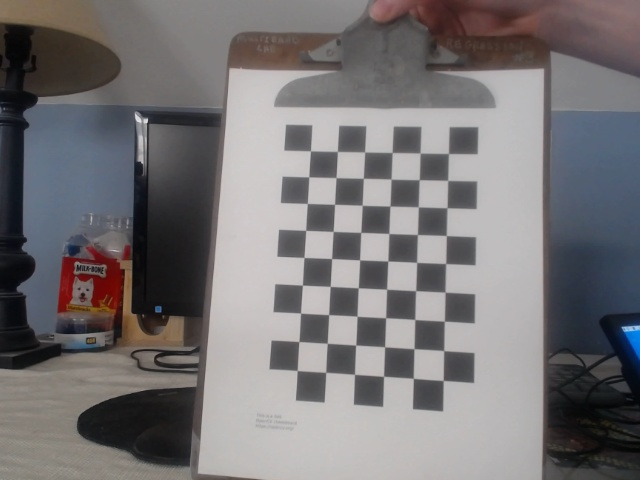
#> input picture calibration_pictures/img0.jpg, 640 x 480 px; its folder holds only this picture in this run
$ python calibrate_camera.py
#> lines starting #> are read from the running program, lines starting #| are printed output that depends on the picture; after the words box and inside, x2 and y2 are one past the last pixel; in counts of white or black regions, pixels touching at a corner belong together; long printed decimals are rounded
import numpy as np
import cv2 as cv
import glob

# chessboard dimensions
HEIGHT = 9
WIDTH = 6

# termination criteria
criteria = (cv.TERM_CRITERIA_EPS + cv.TERM_CRITERIA_MAX_ITER, 30, 0.001)

# prepare object points, like (0,0,0), (1,0,0), (2,0,0) ....,(6,5,0)
objp = np.zeros((WIDTH*HEIGHT,3), np.float32)
objp[:,:2] = np.mgrid[0:HEIGHT,0:WIDTH].T.reshape(-1,2)

# Arrays to store object points and image points from all the images.
objpoints = [] # 3d point in real world space
imgpoints = [] # 2d points in image plane.

images = glob.glob("calibration_pictures/*.jpg")

for fname in images:
    img = cv.imread(fname)
#> img is the input picture: shape (480, 640, 3); mean B, G, R 117.4, 115.9, 118.8
    gray = cv.cvtColor(img, cv.COLOR_BGR2GRAY)
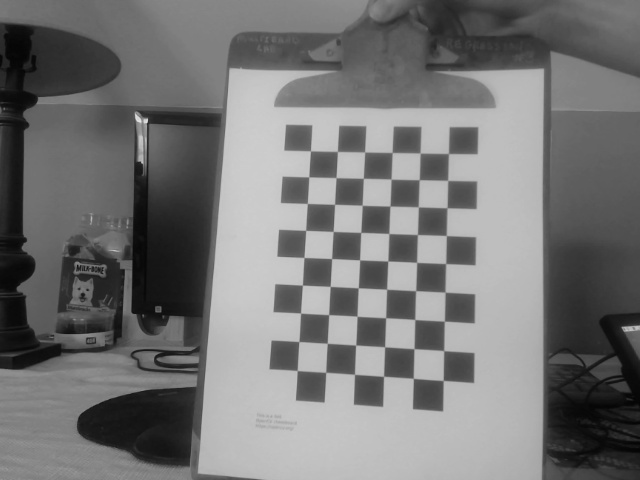
#> gray: shape (480, 640); min 3, max 229, mean 116.9

    # Find the chess board corners
    ret, corners = cv.findChessboardCorners(gray, (HEIGHT,WIDTH), None)
#> ret = True; corners = 54 rows, first 8: [448.5, 153.5], [447.7, 180.4], [447.1, 207.6], [446.3, 235.5], [445.6, 263.5], [445.2, 292.2], [444.4, 321.2], [443.7, 350.6]

    # If found, add object points, image points (after refining them)
    if ret == True:
        objpoints.append(objp)

        corners2 = cv.cornerSubPix(gray,corners, (11,11), (-1,-1), criteria)
#> corners2 = 54 rows, first 8: [448.4, 153.5], [447.7, 180.4], [447, 207.8], [446.3, 235.5], [445.6, 263.6], [445, 292.1], [444.3, 321.2], [443.7, 350.6]
        imgpoints.append(corners2)

        # Draw and display the corners
        cv.drawChessboardCorners(img, (HEIGHT,WIDTH), corners2, ret)
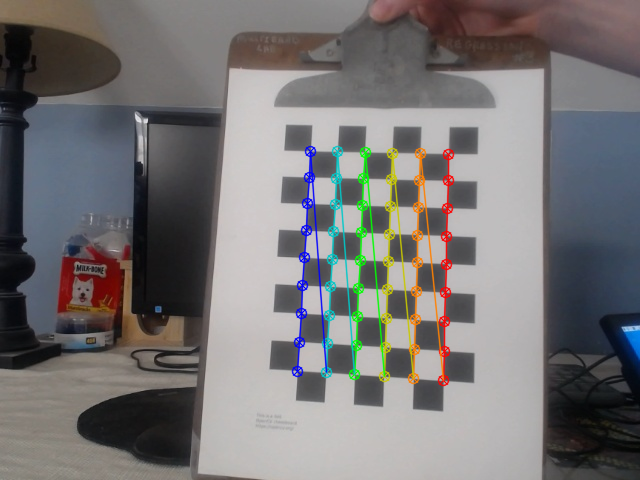
#> img: shape (480, 640, 3); 3.71% of pixels changed, all inside (x1, y1, x2, y2) = (291, 145, 455, 387)

    cv.imshow('img', img)
    cv.waitKey(500)

cv.destroyAllWindows()

ret, mtx, dist, rvecs, tvecs = cv.calibrateCamera(objpoints, imgpoints, gray.shape[::-1], None, None)
#> ret = 0.0866; mtx = [[295.8, 0, 349.9], [0, 292.8, 258.4], [0, 0, 1]]; dist = [[0.0725, -0.435, 0.000114, 0.00267, 0.894]]; rvecs = ([-0.0169, 0.106, 1.62],); tvecs = ([3.52, -3.8, 10.68],)
print(f"ret: {ret} | mtx: {mtx} | dist: {dist} | rvecs: {rvecs} | tvecs: {tvecs}")
#| ret: 0.08656 | mtx: [[295.849   0.         349.942]
#|  [  0.         292.792 258.398]
#|  [  0.           0.           1.        ]] | dist: [[ 7.25089307e-02 -4.34951331e-01  1.13572957e-04  2.66610269e-03
#|    8.93984230e-01]] | rvecs: (array([[-0.01688],
#|        [ 0.1064],
#|        [ 1.615]]),) | tvecs: (array([[ 3.525],
#|        [-3.800],
#|        [10.678 ]]),)

h = 480
w = 640
newmtx, roi = cv.getOptimalNewCameraMatrix(mtx, dist, (w,h), 1, (w,h))
#> newmtx = [[536.8, 0, 249.4], [0, 319.8, 249.2], [0, 0, 1]]; roi = (172, 215, 196, 74)
print(f"new camera matrix: {newmtx} | roi: {roi}")
#| new camera matrix: [[536.849   0.         249.409]
#|  [  0.         319.775 249.158]
#|  [  0.           0.           1.        ]] | roi: (172, 215, 196, 74)

np.savez("calibration_data", mtx=mtx, dist=dist, roi=roi, newmtx=newmtx)

print("Calibration data exported to calibration_data.npz")

mean_error = 0
for i in range(len(objpoints)):
    imgpoints2, _ = cv.projectPoints(objpoints[i], rvecs[i], tvecs[i], mtx, dist)
    error = cv.norm(imgpoints[i], imgpoints2, cv.NORM_L2)/len(imgpoints2)
    mean_error += error
#> this loop made 1 pass
#> (error, mean_error) on pass 1: (0.0118, 0.0118)
#> after the loop, mean_error = 0.0118

print("Total error: {}".format(mean_error/len(objpoints)))
#| Total error: 0.01178

$ run again, on calibration_pictures/img4.jpg
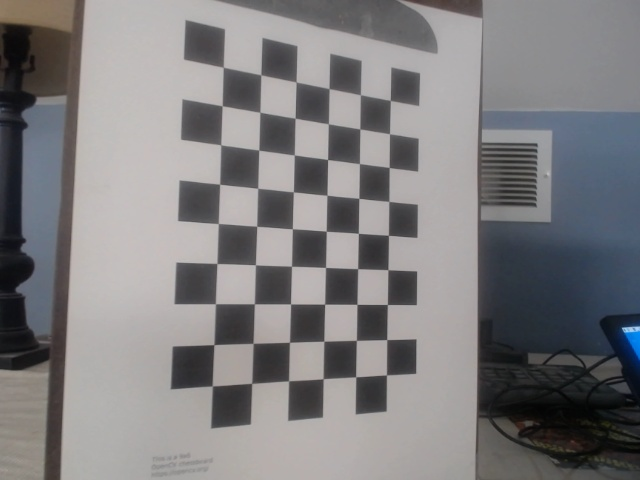
#> input picture calibration_pictures/img4.jpg, 640 x 480 px
#> img is the input picture: shape (480, 640, 3); mean B, G, R 126.9, 125.4, 126.7
#> `gray = cv.cvtColor(img, cv.COLOR_BGR2GRAY)`:
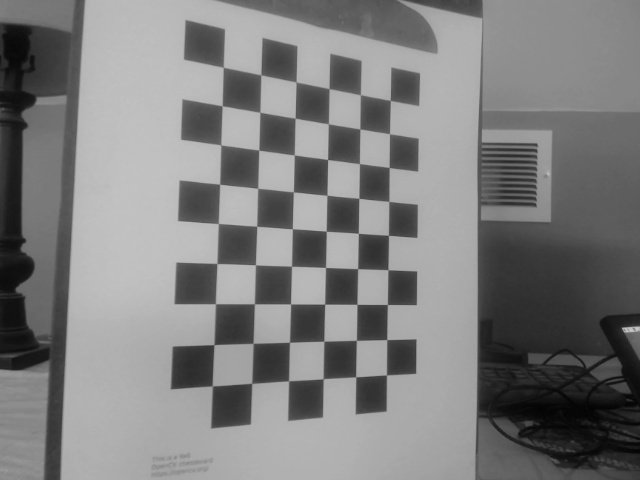
#> gray: shape (480, 640); min 3, max 201, mean 126
#> `ret, corners = cv.findChessboardCorners(gray, (HEIGHT,WIDTH), None)`: ret = True; corners = 54 rows, first 8: [390.2, 100.4], [389.4, 133.9], [389.1, 167.4], [388.9, 201.5], [388.3, 235.3], [387.9, 269.6], [387.3, 304.5], [386.7, 339.5]
#> corners2 = 54 rows, first 8: [390.3, 100.4], [389.5, 133.8], [389.2, 167.5], [388.8, 201.4], [388.4, 235.3], [387.9, 269.7], [387.4, 304.5], [386.7, 339.6]
#> `cv.drawChessboardCorners(img, (HEIGHT,WIDTH), corners2, ret)`:
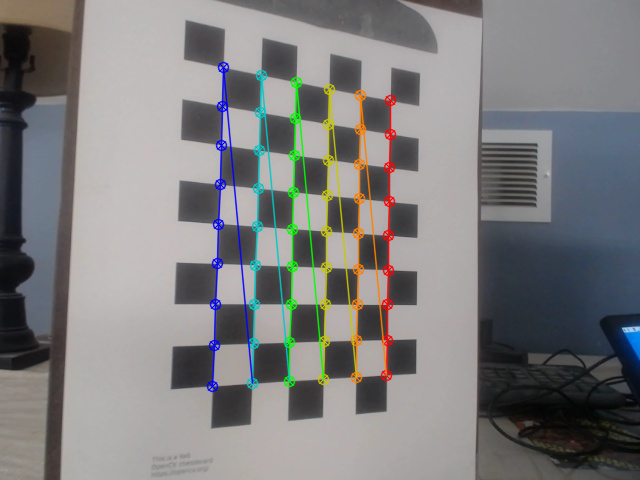
#> img: shape (480, 640, 3); 4.5% of pixels changed, all inside (x1, y1, x2, y2) = (206, 61, 397, 393)
#> `ret, mtx, dist, rvecs, tvecs = cv.calibrateCamera(objpoints, imgpoints..`: ret = 0.131; mtx = [[560.8, 0, 337.9], [0, 561.1, 244.2], [0, 0, 1]]; dist = [[-0.0181, 0.955, -0.00295, -0.000534, -4.09]]; rvecs = ([-0.423, -0.311, 1.58],); tvecs = ([1.54, -4.24, 16.63],)
#| ret: 0.131 | mtx: [[560.768    0.         337.876]
#|  [  0.         561.094 244.210]
#|  [  0.           0.           1.        ]] | dist: [[-1.81376859e-02  9.55288131e-01 -2.94628087e-03 -5.34488762e-04
#|   -4.08652551e+00]] | rvecs: (array([[-0.4226],
#|        [-0.3106],
#|        [ 1.576]]),) | tvecs: (array([[ 1.544],
#> (further printed lines are left out)
#> newmtx = [[477.5, 0, 287.7], [0, 358.4, 289.5], [0, 0, 1]]; roi = (0, 135, 544, 305)
#| new camera matrix: [[477.476   0.         287.690]
#|  [  0.         358.363 289.511 ]
#|  [  0.           0.           1.        ]] | roi: (0, 135, 544, 305)
#> the loop `for i in range(len(objpoints)):` made 1 pass
#> (error, mean_error) on pass 1: (0.0178, 0.0178)
#> after the loop `for i in range(len(objpoints)):`: mean_error = 0.0178
#| Total error: 0.01783

$ run again, on calibration_pictures/img5.jpg
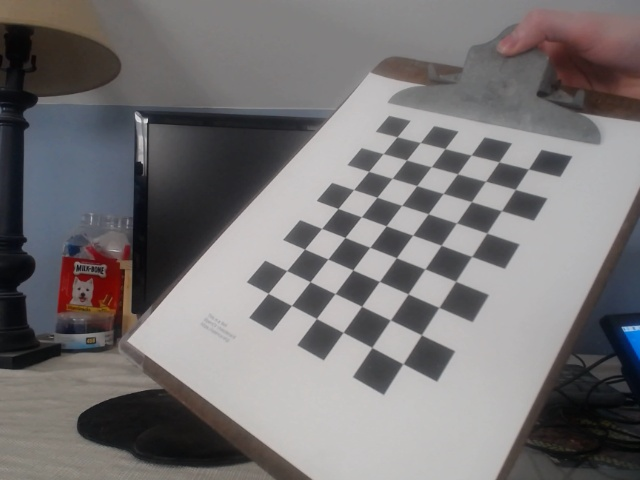
#> input picture calibration_pictures/img5.jpg, 640 x 480 px
#> img is the input picture: shape (480, 640, 3); mean B, G, R 116.9, 116.1, 119
#> `gray = cv.cvtColor(img, cv.COLOR_BGR2GRAY)`:
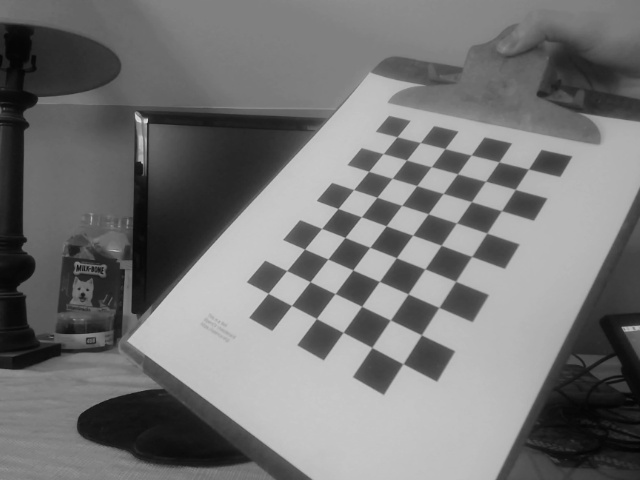
#> gray: shape (480, 640); min 4, max 224, mean 117.1
#> `ret, corners = cv.findChessboardCorners(gray, (HEIGHT,WIDTH), None)`: ret = True; corners = 54 rows, first 8: [528.5, 169], [515.2, 189.4], [501.4, 210.6], [486.8, 233], [471.5, 256.4], [455.7, 281.3], [439, 307.4], [421.4, 334.8]
#> corners2 = 54 rows, first 8: [528.4, 169], [515.2, 189.4], [501.4, 210.7], [486.8, 233], [471.6, 256.4], [455.6, 281.3], [438.9, 307.4], [421.4, 334.8]
#> `cv.drawChessboardCorners(img, (HEIGHT,WIDTH), corners2, ret)`:
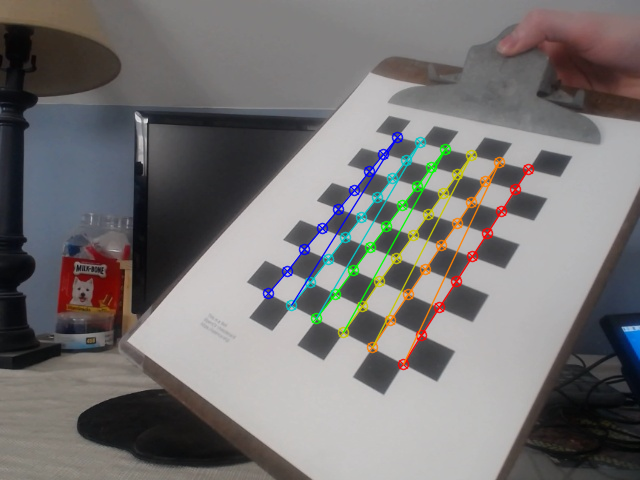
#> img: shape (480, 640, 3); 3.33% of pixels changed, all inside (x1, y1, x2, y2) = (262, 131, 535, 371)
#> `ret, mtx, dist, rvecs, tvecs = cv.calibrateCamera(objpoints, imgpoints..`: ret = 0.117; mtx = [[450.3, 0, 376.8], [0, 393, 235.4], [0, 0, 1]]; dist = [[0.119, -1.24, 0.00438, 0.00932, 3.67]]; rvecs = ([-0.068, 0.709, 2],); tvecs = ([4.84, -2.44, 14.54],)
#| ret: 0.1173 | mtx: [[450.284   0.         376.818]
#|  [  0.         393.012   235.353]
#|  [  0.           0.           1.        ]] | dist: [[ 0.1193 -1.242  0.004383  0.009318   3.668]] | rvecs: (array([[-0.06798],
#|        [ 0.7091],
#|        [ 1.998]]),) | tvecs: (array([[ 4.843],
#|        [-2.442],
#> (further printed lines are left out)
#> newmtx = [[607.3, 0, 300.1], [0, 410.4, 237.8], [0, 0, 1]]; roi = (179, 176, 317, 122)
#| new camera matrix: [[607.273   0.         300.105]
#|  [  0.         410.413 237.815]
#|  [  0.           0.           1.        ]] | roi: (179, 176, 317, 122)
#> the loop `for i in range(len(objpoints)):` made 1 pass
#> (error, mean_error) on pass 1: (0.016, 0.016)
#> after the loop `for i in range(len(objpoints)):`: mean_error = 0.016
#| Total error: 0.01597

$ run again, on calibration_pictures/img6.jpg
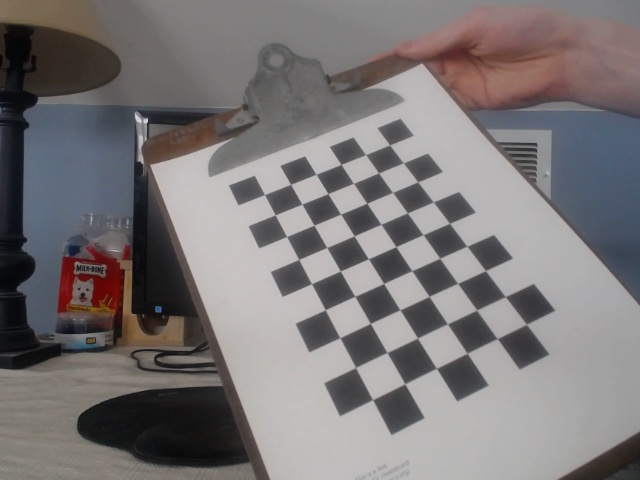
#> input picture calibration_pictures/img6.jpg, 640 x 480 px
#> img is the input picture: shape (480, 640, 3); mean B, G, R 118.8, 118.2, 122.2
#> `gray = cv.cvtColor(img, cv.COLOR_BGR2GRAY)`:
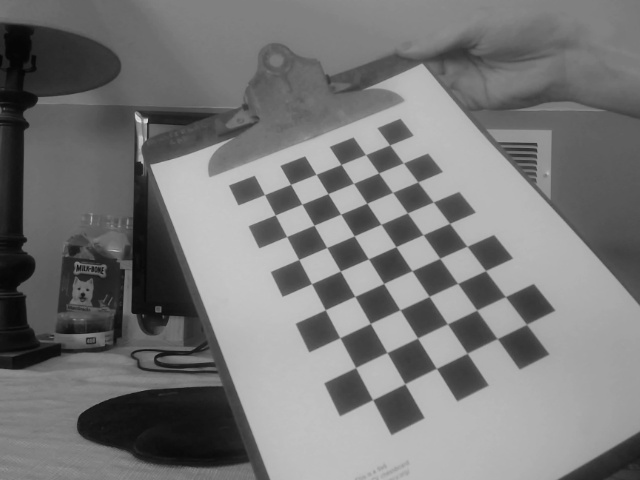
#> gray: shape (480, 640); min 4, max 225, mean 119.5
#> `ret, corners = cv.findChessboardCorners(gray, (HEIGHT,WIDTH), None)`: ret = True; corners = 54 rows, first 8: [389.6, 145], [403.4, 163], [417.8, 181.9], [433.3, 202], [449.5, 223.4], [467.1, 246.3], [485.6, 270.5], [505.5, 296.6]
#> corners2 = 54 rows, first 8: [389.7, 145], [403.3, 162.9], [417.8, 181.9], [433.3, 202], [449.6, 223.4], [467, 246.2], [485.5, 270.6], [505.3, 296.6]
#> `cv.drawChessboardCorners(img, (HEIGHT,WIDTH), corners2, ret)`:
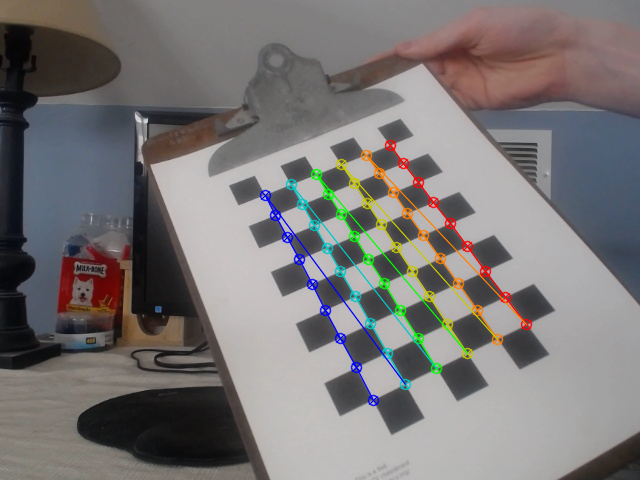
#> img: shape (480, 640, 3); 3.44% of pixels changed, all inside (x1, y1, x2, y2) = (259, 139, 533, 407)
#> `ret, mtx, dist, rvecs, tvecs = cv.calibrateCamera(objpoints, imgpoints..`: ret = 0.107; mtx = [[495.2, 0, 318.9], [0, 490.6, 256.4], [0, 0, 1]]; dist = [[0.0471, -0.151, 0.00619, 0.00099, 0.0954]]; rvecs = ([-0.442, 0.361, 1.09],); tvecs = ([2.61, -4.16, 18.27],)
#| ret: 0.1071 | mtx: [[495.187   0.         318.851]
#|  [  0.         490.638 256.367]
#|  [  0.           0.           1.        ]] | dist: [[ 0.04706 -0.1513  0.006185   0.0009904  0.09543]] | rvecs: (array([[-0.4423],
#|        [ 0.3608],
#|        [ 1.089]]),) | tvecs: (array([[ 2.611],
#|        [-4.156],
#> (further printed lines are left out)
#> newmtx = [[487.5, 0, 319.6], [0, 485.4, 260.2], [0, 0, 1]]; roi = (6, 5, 628, 473)
#| new camera matrix: [[487.539   0.         319.635]
#|  [  0.         485.436  260.166]
#|  [  0.           0.           1.        ]] | roi: (6, 5, 628, 473)
#> the loop `for i in range(len(objpoints)):` made 1 pass
#> (error, mean_error) on pass 1: (0.0146, 0.0146)
#> after the loop `for i in range(len(objpoints)):`: mean_error = 0.0146
#| Total error: 0.01458

$ run again, on calibration_pictures/img1.jpg
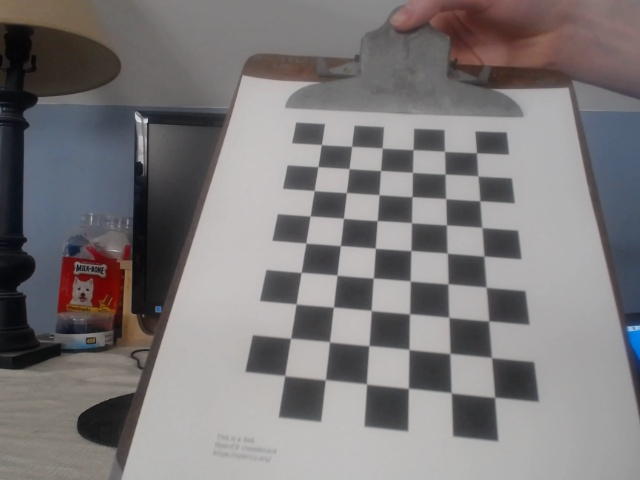
#> input picture calibration_pictures/img1.jpg, 640 x 480 px
#> img is the input picture: shape (480, 640, 3); mean B, G, R 122.3, 121.5, 125.1
#> `gray = cv.cvtColor(img, cv.COLOR_BGR2GRAY)`:
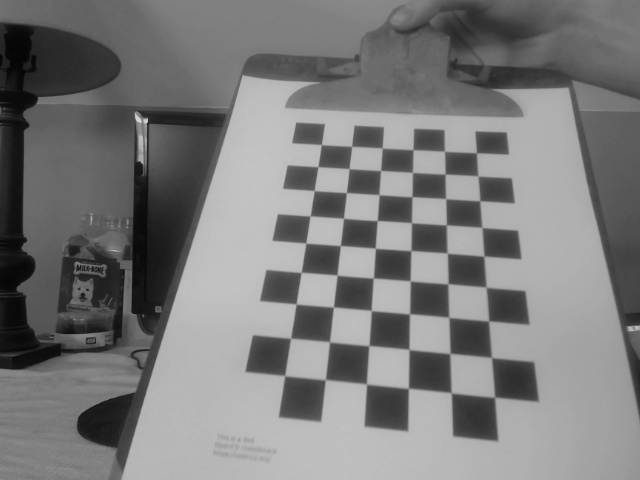
#> gray: shape (480, 640); min 4, max 222, mean 122.7
#> `ret, corners = cv.findChessboardCorners(gray, (HEIGHT,WIDTH), None)`: ret = True; corners = 54 rows, first 8: [476.5, 152.5], [478.4, 176.4], [479.7, 200.7], [481.7, 227.3], [484, 256.1], [486, 287.3], [488.6, 321.1], [491.5, 357.6]
#> corners2 = 54 rows, first 8: [476.4, 152.8], [477.9, 175.9], [479.8, 200.8], [481.9, 227.4], [483.9, 256.1], [486.1, 287.2], [488.6, 320.9], [491.5, 357.5]
#> `cv.drawChessboardCorners(img, (HEIGHT,WIDTH), corners2, ret)`:
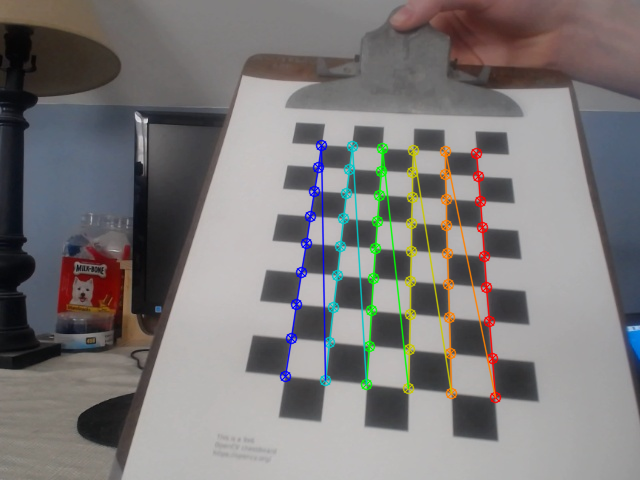
#> img: shape (480, 640, 3); 3.93% of pixels changed, all inside (x1, y1, x2, y2) = (279, 139, 502, 404)
#> `ret, mtx, dist, rvecs, tvecs = cv.calibrateCamera(objpoints, imgpoints..`: ret = 0.131; mtx = [[452.1, 0, 321.2], [0, 424.1, 243.6], [0, 0, 1]]; dist = [[0.0241, 0.0502, 0.000421, -0.000279, -0.225]]; rvecs = ([-0.349, 0.461, 1.63],); tvecs = ([4.97, -3.1, 14.54],)
#| ret: 0.1313 | mtx: [[452.091   0.         321.224]
#|  [  0.         424.096 243.620]
#|  [  0.           0.           1.        ]] | dist: [[ 0.02406  0.05017  0.0004208 -0.0002793 -0.2253]] | rvecs: (array([[-0.3492],
#|        [ 0.4608],
#|        [ 1.632]]),) | tvecs: (array([[ 4.970],
#|        [-3.103],
#> (further printed lines are left out)
#> newmtx = [[179.6, 0, 411.7], [0, 201.4, 118.6], [0, 0, 1]]; roi = (284, 3, 254, 226)
#| new camera matrix: [[179.614   0.         411.687]
#|  [  0.         201.384 118.647]
#|  [  0.           0.           1.        ]] | roi: (284, 3, 254, 226)
#> the loop `for i in range(len(objpoints)):` made 1 pass
#> (error, mean_error) on pass 1: (0.0179, 0.0179)
#> after the loop `for i in range(len(objpoints)):`: mean_error = 0.0179
#| Total error: 0.01786
